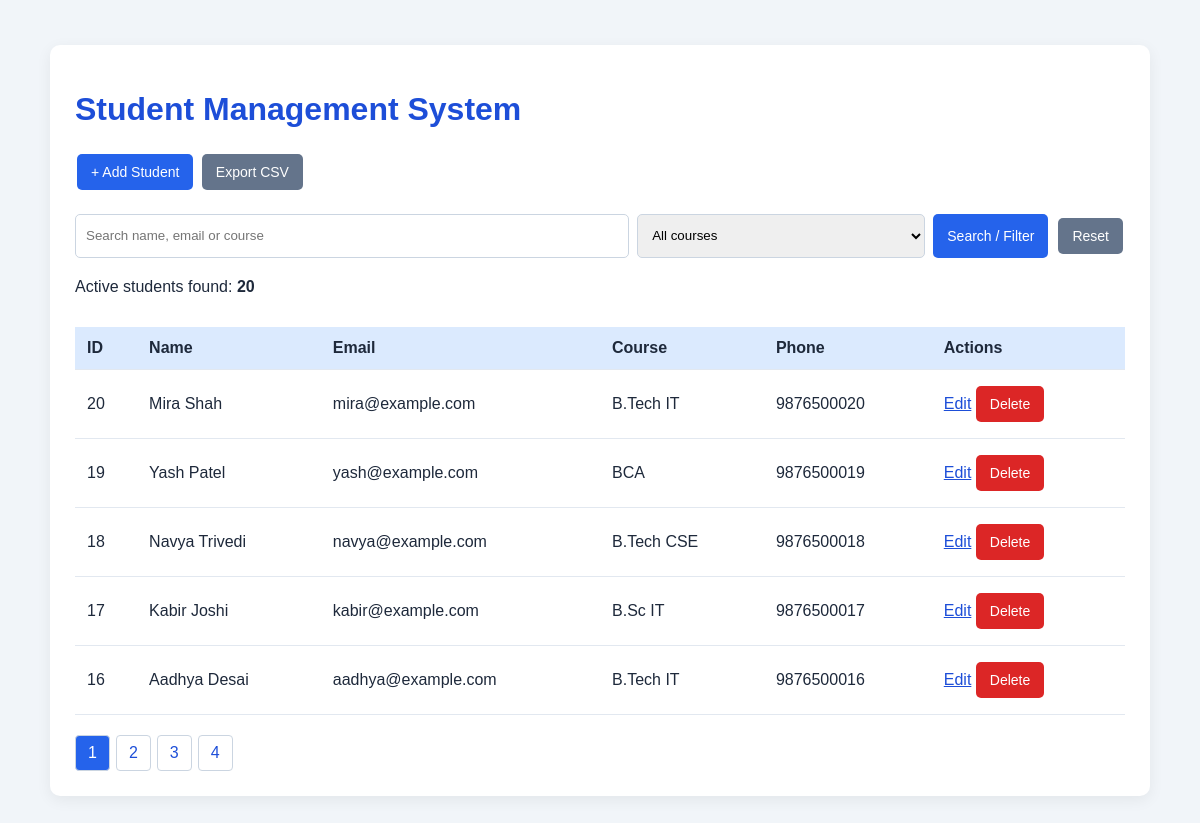
The page / on the database its author committed.
### tables this page shows
CREATE TABLE IF NOT EXISTS students (
    id INT AUTO_INCREMENT PRIMARY KEY,
    name VARCHAR(100) NOT NULL,
    email VARCHAR(120) NOT NULL UNIQUE,
    course VARCHAR(80) NOT NULL,
    phone VARCHAR(20) NOT NULL,
    status ENUM('active', 'deleted') NOT NULL DEFAULT 'active',
    created_at TIMESTAMP DEFAULT CURRENT_TIMESTAMP
);

### index.php (the view, shortened to what this page needs)
<?php
require "db.php";
function e($value) {
    return htmlspecialchars((string)$value, ENT_QUOTES, "UTF-8");
}
$q = trim($_GET["q"] ?? "");
$course = trim($_GET["course"] ?? "");
$page = max(1, (int)($_GET["page"] ?? 1));
$perPage = 5;
$where = ["status = 'active'"];
$params = [];
$types = "";
$whereSql = implode(" AND ", $where);
$countSql = "SELECT COUNT(*) AS total FROM students WHERE $whereSql";
$stmt = $conn->prepare($countSql);
$stmt->execute();
$total = (int)$stmt->get_result()->fetch_assoc()["total"];
$totalPages = max(1, (int)ceil($total / $perPage));
$page = min($page, $totalPages);
$offset = ($page - 1) * $perPage;
$sql = "SELECT id, name, email, course, phone
        FROM students
        WHERE $whereSql
        ORDER BY id DESC
        LIMIT ? OFFSET ?";
$stmt = $conn->prepare($sql);
$listTypes = $types . "ii";
$listParams = array_merge($params, [$perPage, $offset]);
$stmt->bind_param($listTypes, ...$listParams);
$stmt->execute();
$students = $stmt->get_result();
?>
<!DOCTYPE html>
<html lang="en">
<head>
<link rel="stylesheet" href="style.css">
</head>
<body>
<div class="container">
    <h1>Student Management System</h1>
    <a class="button" href="add.php">+ Add Student</a>
    <a class="button secondary" href="export.php">Export CSV</a>
    <form method="GET" class="filters">
        <input type="text" name="q"
               placeholder="Search name, email or course"
               value="<?= e($q) ?>">
        <select name="course">
            <option value="">All courses</option>
        </select>
        <button type="submit">Search / Filter</button>
        <a class="button secondary" href="index.php">Reset</a>
    </form>
    <p>Active students found: <strong><?= $total ?></strong></p>
    <div class="table-wrap">
    <table>
        <thead>
            <tr>
                <th>ID</th>
                <th>Name</th>
                <th>Email</th>
                <th>Course</th>
                <th>Phone</th>
                <th>Actions</th>
            </tr>
        </thead>
        <tbody>
        <?php if ($students->num_rows === 0): ?>
            <tr>
                <td colspan="6">No students found.</td>
            </tr>
        <?php else: ?>
            <?php while ($s = $students->fetch_assoc()): ?>
                <tr>
                    <td><?= e($s["id"]) ?></td>
                    <td><?= e($s["name"]) ?></td>
                    <td><?= e($s["email"]) ?></td>
                    <td><?= e($s["course"]) ?></td>
                    <td><?= e($s["phone"]) ?></td>
                    <td class="actions">
                        <a href="edit.php?id=<?= (int)$s["id"] ?>">Edit</a>
                        <form method="POST" action="delete.php"
                              onsubmit="return confirm('Are you sure you want to delete this student?');">
                            <button type="submit" class="danger">Delete</button>
                        </form>
                    </td>
                </tr>
            <?php endwhile; ?>
        <?php endif; ?>
        </tbody>
    </table>
    </div>
    <div class="pagination">
        <?php for ($i = 1; $i <= $totalPages; $i++): ?>
            <a class="<?= $page === $i ? 'current' : '' ?>"
               href="?<?= e(http_build_query([
                   "q" => $q,
                   "course" => $course,
                   "page" => $i
               ])) ?>">
                <?= $i ?>
            </a>
        <?php endfor; ?>
    </div>
</div>
</body>
</html>

### style.css (style rules this page uses)
* { box-sizing: border-box; }
body { margin: 0; padding: 25px; background: #f1f5f9; color: #1e293b; font-family: Arial, sans-serif; }
.container { max-width: 1100px; margin: 20px auto; padding: 25px; background: white; border-radius: 10px; box-shadow: 0 4px 15px #00000010; }
h1 { color: #1d4ed8; }
a { color: #1d4ed8; }
.button, button { display: inline-block; padding: 10px 14px; margin: 4px 2px; background: #2563eb; color: white; text-decoration: none; border: none; border-radius: 5px; cursor: pointer; font-size: 14px; }
.secondary { background: #64748b; }
.danger { background: #dc2626; }
.filters { display: flex; flex-wrap: wrap; gap: 8px; margin: 20px 0; }
input, select { width: 100%; padding: 10px; margin: 6px 0 15px; border: 1px solid #cbd5e1; border-radius: 5px; }
.filters input { flex: 2; min-width: 220px; margin: 0; }
.filters select { flex: 1; min-width: 150px; margin: 0; }
.filters button { margin: 0; }
.table-wrap { overflow-x: auto; }
table { width: 100%; border-collapse: collapse; margin-top: 15px; }
th, td { padding: 12px; text-align: left; border-bottom: 1px solid #e2e8f0; }
th { background: #dbeafe; }
.actions { min-width: 130px; }
.actions form { display: inline; }
.actions button { margin: 4px 0; }
.pagination { display: flex; flex-wrap: wrap; gap: 6px; margin-top: 20px; }
.pagination a { padding: 8px 12px; text-decoration: none; border: 1px solid #cbd5e1; border-radius: 4px; }
.pagination .current { color: white; background: #2563eb; }

### rows shown on the page
students: id "20", name "Mira Shah", email "mira@example.com", course "B.Tech IT", phone "9876500020"
students: id "19", name "Yash Patel", email "yash@example.com", course "BCA", phone "9876500019"
students: id "18", name "Navya Trivedi", email "navya@example.com", course "B.Tech CSE", phone "9876500018"
students: id "17", name "Kabir Joshi", email "kabir@example.com", course "B.Sc IT", phone "9876500017"
students: id "16", name "Aadhya Desai", email "aadhya@example.com", course "B.Tech IT", phone "9876500016"

### other values the page prints
$total "20"
